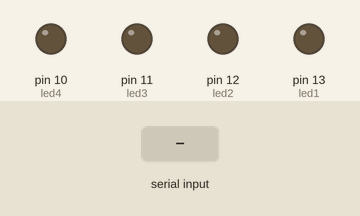
Simulated run of this sketch. Board: Arduino Uno, built with avr-gcc and run on an emulated ATmega328P. Parts: output pins drawn as LEDs (lit = HIGH). The inputs (shaded band) are chosen by the test bench.

Above: at 1.2 s.
1.3 s: "1" received over Serial
At 2.5 s:
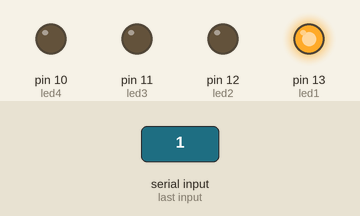
2.8 s: "2" received over Serial
At 3.9 s:
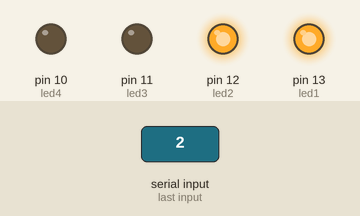
4.3 s: "3" received over Serial
At 5.0 s:
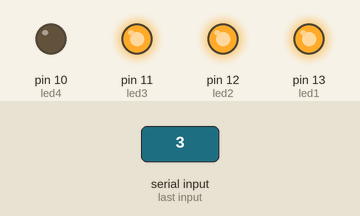
5.8 s: "4" received over Serial
At 6.2 s:
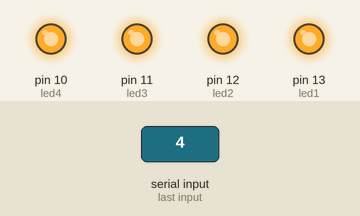
7.3 s: "5" received over Serial
At 8.5 s:
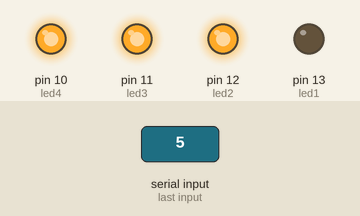
8.8 s: "6" received over Serial
At 9.6 s:
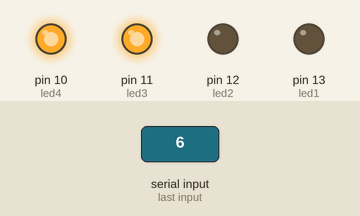
Timing chart, 0 to 11.3 s (numbered marks = the images above; inputs shaded):
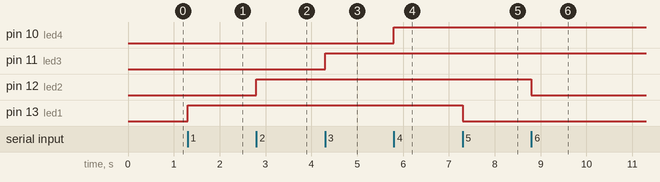

Measured:
- after the input at 1.3 s, pin 13 (led1): LOW → HIGH at once
- after the input at 2.8 s, pin 12 (led2): LOW → HIGH at once
- after the input at 4.3 s, pin 11 (led3): LOW → HIGH at once
- after the input at 5.8 s, pin 10 (led4): LOW → HIGH at once
- after the input at 7.3 s, pin 13 (led1): HIGH → LOW at once
- after the input at 8.8 s, pin 12 (led2): HIGH → LOW at once

The sketch:

ProtoOS.ino
```cpp
const int led1 = 13;
const int led2 = 12;
const int led3 = 11;
const int led4 = 10;

void setup() {
  Serial.begin(9600);
  pinMode(led1,OUTPUT);
  pinMode(led2,OUTPUT);
  pinMode(led3,OUTPUT);
  pinMode(led4,OUTPUT);
}

void loop() {
  if(Serial.available()>0){
    int Orden = Serial.read();
    if(Orden == '1'){
      digitalWrite(led1,HIGH);
    }
    if(Orden == '2'){
      digitalWrite(led2,HIGH);
    }
    if(Orden == '3'){
      digitalWrite(led3,HIGH);
    }
    if(Orden == '4'){
      digitalWrite(led4,HIGH);
    }
    if(Orden == '5'){
      digitalWrite(led1,LOW);
    }
    if(Orden == '6'){
      digitalWrite(led2,LOW);
    }
    if(Orden == '7'){
      digitalWrite(led3,LOW);
    }
    if(Orden == '8'){
      digitalWrite(led4,LOW);
    }
    if(Orden == '0'){
      digitalWrite(led1,LOW);

      digitalWrite(led2,LOW);

      digitalWrite(led3,LOW);

      digitalWrite(led4,LOW);
    }
  }
}
```
